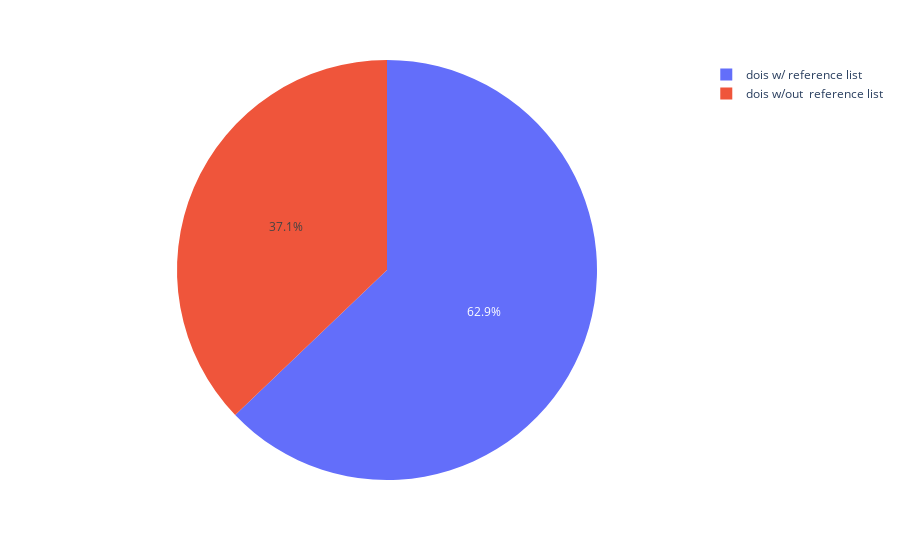

Notebook source saved alongside this figure:
### Code cell
new = pd.DataFrame()
noton =  5112433 - 3213772
new['val'] = [noton, 3213772]
new['ref'] = ['dois w/out  reference list', 'dois w/ reference list']
fig = px.pie(new, values='val', names='ref')
fig.show()

### Figure 1 — Plotly figure (JSON) as saved in the notebook; plotly's stock layout.template omitted (floating-point values rounded to 4 significant figures)
{"data": [{"domain": {"x": [0, 1], "y": [0, 1]}, "hovertemplate": "ref=%{label}<br>val=%{value}<extra></extra>", "labels": ["dois w/out  reference list", "dois w/ reference list"], "legendgroup": "", "name": "", "showlegend": true, "type": "pie", "values": [1898661, 3213772]}], "layout": {"legend": {"tracegroupgap": 0}, "margin": {"t": 60}}}
